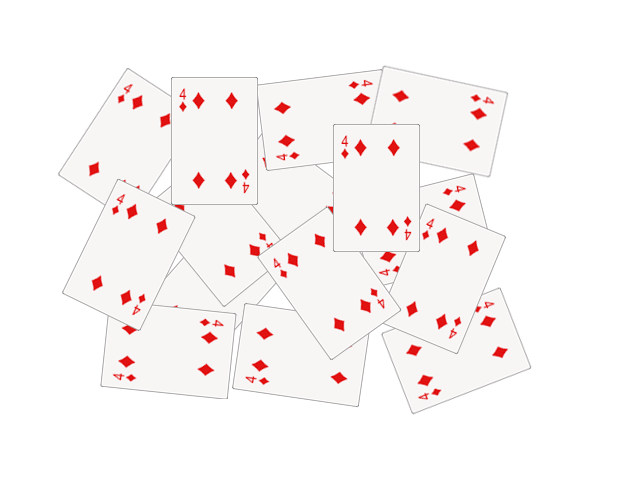
#> input picture data/cards.png, 640 x 480 px
$ python 15-warpperspective.py
#> lines starting #> are read from the running program, lines starting #| are printed output that depends on the picture
import cv2
import numpy as np

image = cv2.imread("data/cards.png")
#> image is the input picture: shape (480, 640, 3); mean B, G, R 245.8, 245.8, 250.7
print(image.shape)
#| (480, 640, 3)
# For soduko image
# pts1 = np.float32([[70, 80], [500, 70], [30, 520], [530, 530]])
# pts2 = np.float32([[0, 0], [500, 0], [0, 500], [500, 500]])

pts1 = np.float32([[120, 180], [190, 220], [65, 290], [140, 320]])
pts2 = np.float32([[0, 0], [300, 0], [0, 300], [300, 300]])

M = cv2.getPerspectiveTransform(pts1, pts2)
resulted = cv2.warpPerspective(image, M, (300, 300))
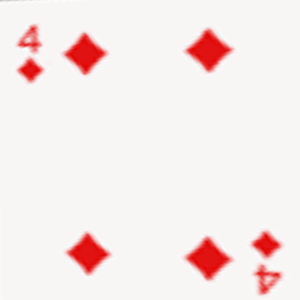
#> resulted: shape (300, 300, 3); mean B, G, R 232.8, 232.8, 246.8

cv2.imshow("Original", image)
cv2.imshow("Result", resulted)
cv2.waitKey(0)
